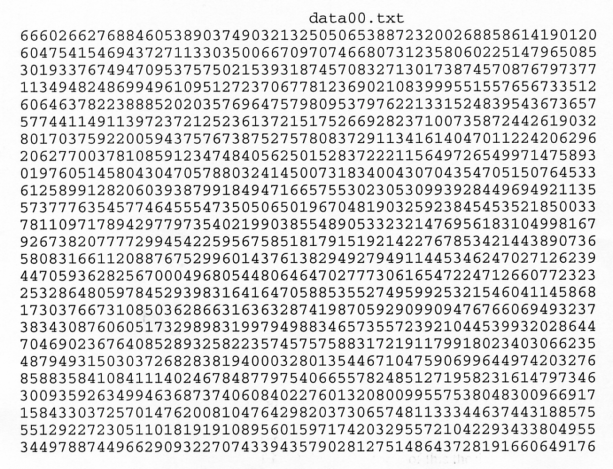
%> input picture Co-relation_and_matching_pixels/part_1/data00.pgm, 613 x 469 px
$ octave extract_digits.m   (GNU Octave 9; MATLAB toolbox functions it lacks are replaced by stand-ins)
%> lines starting %> are read from the running program, lines starting %| are printed output that depends on the picture; in (x1, y1, x2, y2) boxes, pixels count from 0 and x2, y2 are one past the last pixel; in counts of white or black regions, pixels touching at a corner belong together; the program's own positions count from 1
%{
This is the program that will do the first part of the assignment 2. The program
will extract individual digits (1500 digits) from one of the sample images and save
these as separate image files into the 'out' folder. I have manually identified one
example of each digit (0 through 9) to use for template and put them into
the 'template' folder.
%}

clear;
pkg load image;

% Reading and inverting the input image.
f = 255-imread('data00.pgm');
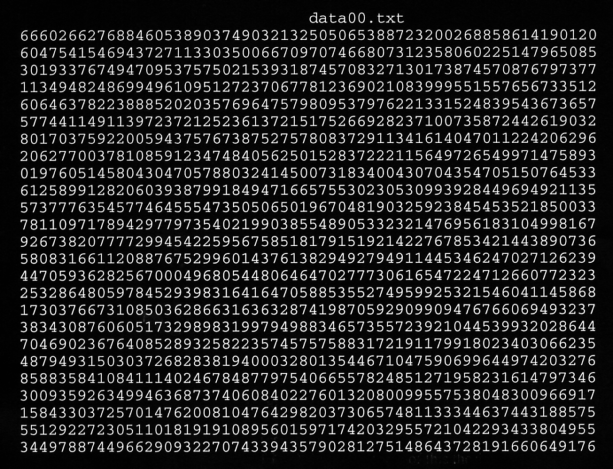
%> f: size 469x613 uint8; min 0, max 250, mean 36.1

% Remove the top region (the file name) from the input image.
[f_height f_width] = size(f);
%> f_height = 469; f_width = 613
f = f(24:1:f_height,1:1:f_width);
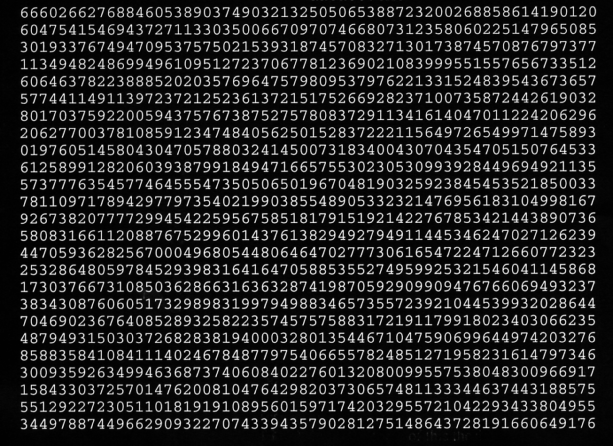
%> f: size 446x613 uint8; min 0, max 250, mean 37.6

% Converting f into binary image using dynamic thresholding.
% This is needed for finding binary connected components (each digits).
bin_img = im2bw(f,graythresh(f));
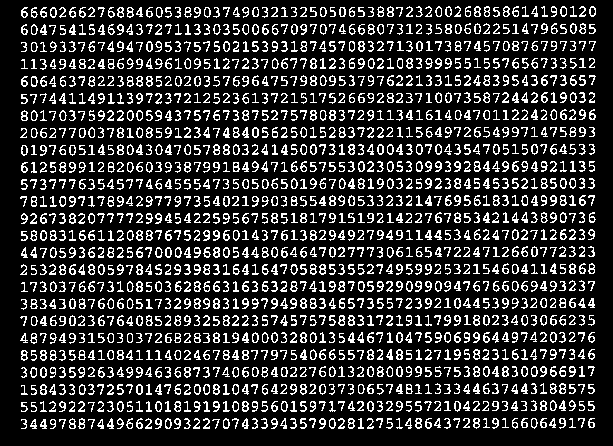
%> bin_img: size 446x613 logical; 18.8% white in thin lines or dots, all inside (x1, y1, x2, y2) = (20, 6, 596, 429)

% Labeling the connected components of 'bin_image' considering 8 neighbours.
[label_image number_of_com] = bwlabel(bin_img,8);
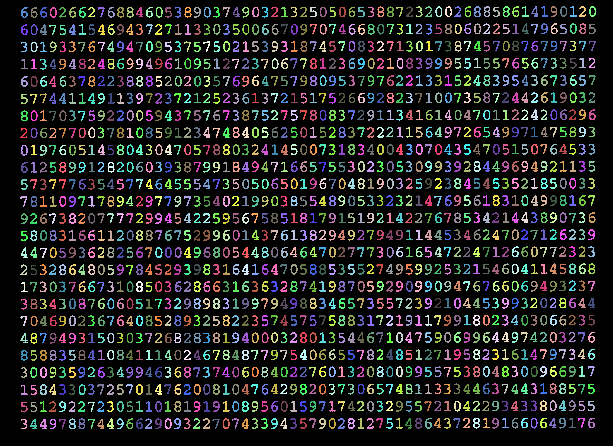
%> label_image: size 446x613 double; 1501 distinct labels, from 0 to 1500; one colour per label, 0 black
%> number_of_com = 1500

% Cropping connected components from the input image based on the 'label_image'.
% Here, total number of components is 'number_of_com'.
for L = 1:1:number_of_com

  [row col] = find(label_image == L);
  f_digit = f(min(row):max(row), min(col):max(col));

  % Write the cropped image into the 'out' folder
  imwrite(f_digit,strcat("out/",num2str(L),".jpg"));
end

$ run again, with Co-relation_and_matching_pixels/part_1/data01.pgm copied over Co-relation_and_matching_pixels/part_1/data00.pgm
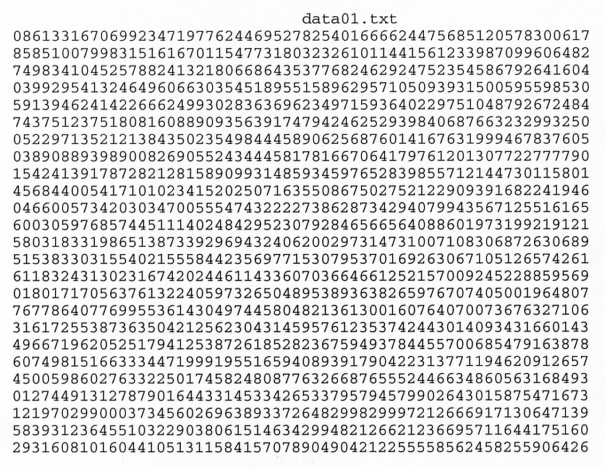
%> input picture Co-relation_and_matching_pixels/part_1/data01.pgm, 605 x 469 px
%> `bin_img = im2bw(f,graythresh(f));`:
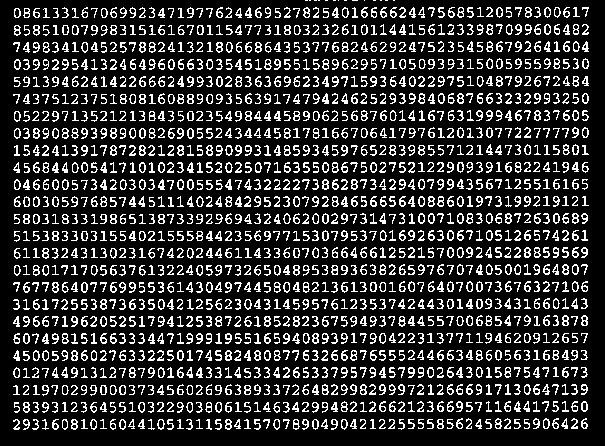
%> bin_img: size 446x605 logical; 19.1% white in thin lines or dots
%> `[label_image number_of_com] = bwlabel(bin_img,8);`:
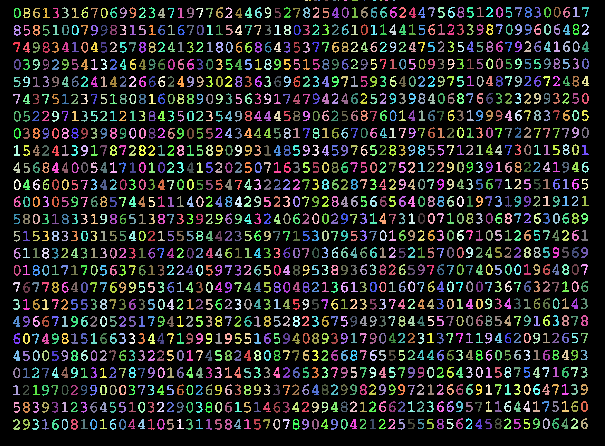
%> label_image: size 446x605 double; 1515 distinct labels, from 0 to 1514; one colour per label, 0 black
%> number_of_com = 1514
